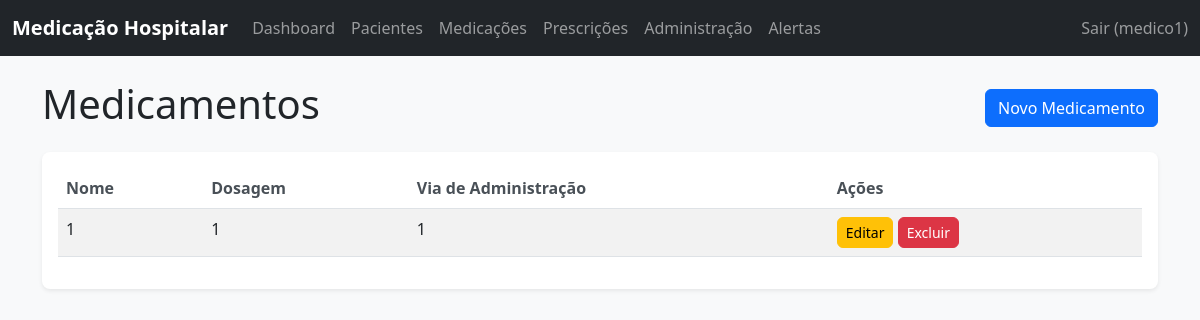
Page /medicamentos/ (signed in) on the earlier database version.
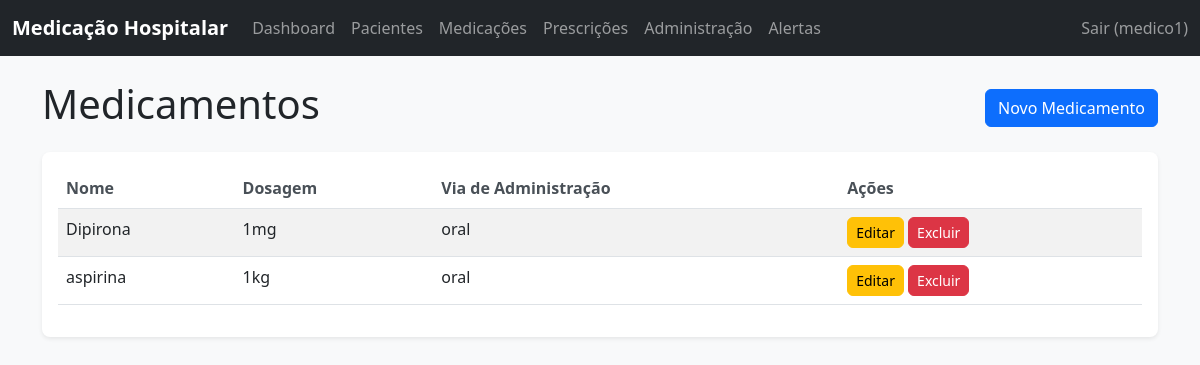
Same page on the later database version.
### core/models.py (models this page shows, shortened)
class Medicamento(models.Model):
    nome = models.CharField(max_length=255)
    dosagem = models.CharField(max_length=100)
    via_administracao = models.CharField(max_length=100)
    class Meta:
        verbose_name = "Medicamento"
        verbose_name_plural = "Medicamentos"

### core/views_frontend.py (the view)
# urls.py: path('medicamentos/', MedicamentoListView.as_view(), name='medicamentos'),
class MedicamentoListView(LoginRequiredMixin, ListView):
    model = Medicamento
    template_name = 'core/medicamento_list.html'
    context_object_name = 'medicamentos'

### templates/core/medicamento_list.html (shortened to what this page needs)
{% extends 'base.html' %}
{% load static %}
{% block content %}
<div class="row">
    <div class="col-12">
        <div class="d-flex justify-content-between align-items-center mb-3">
            <h1>Medicamentos</h1>
            <a href="{% url 'medicamento_create' %}" class="btn btn-primary">Novo Medicamento</a>
        </div>
    </div>
</div>
<div class="row">
    <div class="col-12">
        <div class="card">
            <div class="card-body">
                {% if medicamentos %}
                    <div class="table-responsive">
                        <table class="table table-striped">
                            <thead>
                                <tr>
                                    <th>Nome</th>
                                    <th>Dosagem</th>
                                    <th>Via de Administração</th>
                                    <th>Ações</th>
                                </tr>
                            </thead>
                            <tbody>
                                {% for medicamento in medicamentos %}
                                    <tr>
                                        <td>{{ medicamento.nome }}</td>
                                        <td>{{ medicamento.dosagem }}</td>
                                        <td>{{ medicamento.via_administracao }}</td>
                                        <td>
                                            <a href="{% url 'medicamento_update' medicamento.pk %}" class="btn btn-sm btn-warning">Editar</a>
                                            <a href="{% url 'medicamento_delete' medicamento.pk %}" class="btn btn-sm btn-danger">Excluir</a>
                                        </td>
                                    </tr>
                                {% endfor %}
                            </tbody>
                        </table>
                    </div>
                {% else %}
                    <p class="text-muted">Nenhum medicamento cadastrado.</p>
                {% endif %}
            </div>
        </div>
    </div>
</div>
{% endblock %}

Differences in the rows shown:
removed Medicamento: nome "1", dosagem "1", via_administracao "1"
added Medicamento: nome "Dipirona", dosagem "1mg", via_administracao "oral"
added Medicamento: nome "aspirina", dosagem "1kg", via_administracao "oral"
